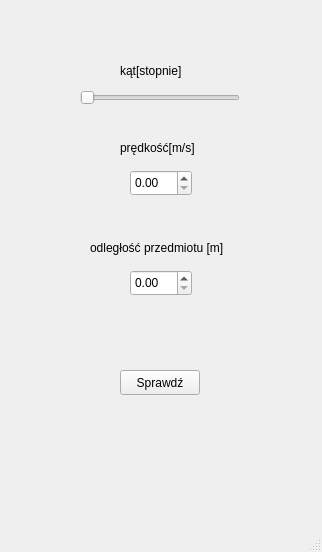
<?xml version="1.0" encoding="UTF-8"?>
<ui version="4.0">
 <class>MainWindow</class>
 <widget class="QMainWindow" name="MainWindow">
  <property name="geometry">
   <rect>
    <x>0</x>
    <y>0</y>
    <width>322</width>
    <height>552</height>
   </rect>
  </property>
  <property name="windowTitle">
   <string>MainWindow</string>
  </property>
  <widget class="QWidget" name="centralwidget">
   <widget class="QSlider" name="horizontalSlider">
    <property name="geometry">
     <rect>
      <x>80</x>
      <y>90</y>
      <width>160</width>
      <height>16</height>
     </rect>
    </property>
    <property name="maximum">
     <number>90</number>
    </property>
    <property name="orientation">
     <enum>Qt::Horizontal</enum>
    </property>
    <property name="invertedAppearance">
     <bool>false</bool>
    </property>
    <property name="invertedControls">
     <bool>false</bool>
    </property>
   </widget>
   <widget class="QLabel" name="label_2">
    <property name="geometry">
     <rect>
      <x>120</x>
      <y>60</y>
      <width>71</width>
      <height>21</height>
     </rect>
    </property>
    <property name="text">
     <string>kąt[stopnie]</string>
    </property>
   </widget>
   <widget class="QLabel" name="label_3">
    <property name="geometry">
     <rect>
      <x>120</x>
      <y>140</y>
      <width>81</width>
      <height>16</height>
     </rect>
    </property>
    <property name="text">
     <string>prędkość[m/s]</string>
    </property>
   </widget>
   <widget class="QLabel" name="label_4">
    <property name="geometry">
     <rect>
      <x>90</x>
      <y>240</y>
      <width>151</width>
      <height>16</height>
     </rect>
    </property>
    <property name="text">
     <string>odległość przedmiotu [m]</string>
    </property>
   </widget>
   <widget class="QDoubleSpinBox" name="doubleSpinBox">
    <property name="geometry">
     <rect>
      <x>130</x>
      <y>270</y>
      <width>62</width>
      <height>26</height>
     </rect>
    </property>
   </widget>
   <widget class="QPushButton" name="pushButton">
    <property name="geometry">
     <rect>
      <x>120</x>
      <y>370</y>
      <width>80</width>
      <height>25</height>
     </rect>
    </property>
    <property name="text">
     <string>Sprawdź</string>
    </property>
   </widget>
   <widget class="QLabel" name="label_5">
    <property name="geometry">
     <rect>
      <x>80</x>
      <y>410</y>
      <width>171</width>
      <height>61</height>
     </rect>
    </property>
    <property name="text">
     <string/>
    </property>
   </widget>
   <widget class="QDoubleSpinBox" name="doubleSpinBox_2">
    <property name="geometry">
     <rect>
      <x>130</x>
      <y>170</y>
      <width>62</width>
      <height>26</height>
     </rect>
    </property>
   </widget>
  </widget>
  <widget class="QStatusBar" name="statusbar"/>
 </widget>
 <resources/>
 <connections/>
</ui>
